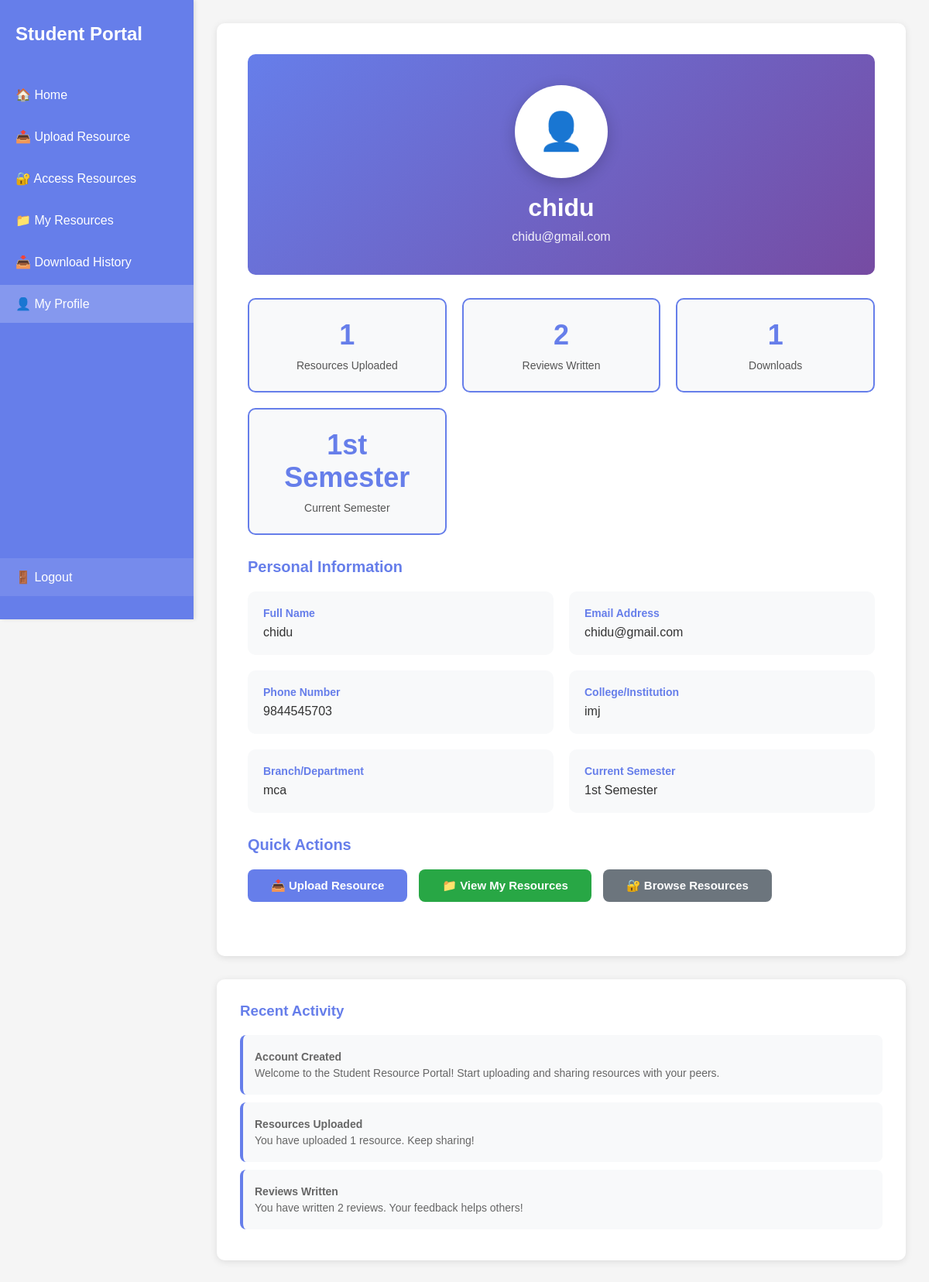
/my_profile (signed in), run on the app's committed database.
### tables this page shows
CREATE TABLE users (
            id INTEGER PRIMARY KEY AUTOINCREMENT,
            name TEXT NOT NULL,
            email TEXT UNIQUE NOT NULL,
            password TEXT NOT NULL,
            phone TEXT NOT NULL,
            college TEXT NOT NULL,
            branch TEXT NOT NULL,
            semester TEXT NOT NULL
        );

### app.py (the view)
@app.route('/my_profile')
def my_profile():
    if 'user' not in session:
        return redirect(url_for('login'))
    conn = get_db_connection()
    cursor = conn.cursor()
    cursor.execute('SELECT * FROM users WHERE email = ?', (session['user'],))
    user = cursor.fetchone()
    if not user:
        conn.close()
        return redirect(url_for('login'))
    cursor.execute('SELECT COUNT(*) as count FROM resources WHERE user_id = ?', (user['id'],))
    upload_count = cursor.fetchone()['count']
    cursor.execute('SELECT COUNT(*) as count FROM reviews WHERE user_id = ?', (user['id'],))
    review_count = cursor.fetchone()['count']
    cursor.execute('SELECT COUNT(*) as count FROM download_history WHERE user_id = ?', (user['id'],))
    download_count = cursor.fetchone()['count']
    conn.close()
    user_data = {
        'name': user['name'],
        'email': user['email'],
        'phone': user['phone'],
        'college': user['college'],
        'branch': user['branch'],
        'semester': user['semester'],
        'upload_count': upload_count,
        'review_count': review_count,
        'download_count': download_count
    }
    return render_template('my_profile.html', user=user_data)

### app.py (called while the page is built)
def get_db_connection():
    conn = sqlite3.connect('users.db')
    conn.row_factory = sqlite3.Row
    return conn

### templates/my_profile.html (shortened to what this page needs)
<!DOCTYPE html>
<html lang="en">
<head>
</head>
<body>
    <div class="sidebar">
        <div class="nav-brand">Student Portal</div>
        <ul class="nav-menu">
            <li><a href="/dashboard">🏠 Home</a></li>
            <li><a href="/upload_page">📤 Upload Resource</a></li>
            <li><a href="/access_resources">🔐 Access Resources</a></li>
            <li><a href="/my_resources">📁 My Resources</a></li>
            <li><a href="/download_history">📥 Download History</a></li>
            <li><a href="/my_profile" class="active">👤 My Profile</a></li>
            <li class="logout-item"><a href="/logout" class="logout-link">🚪 Logout</a></li>
        </ul>
    </div>
    <div class="main-content">
        <div class="content-box">
            <div class="profile-header">
                <div class="profile-avatar">👤</div>
                <div class="profile-name">{{ user.name }}</div>
                <div class="profile-email">{{ user.email }}</div>
            </div>
            <div class="stats-grid">
                <div class="stat-card">
                    <div class="stat-number">{{ user.upload_count }}</div>
                    <div class="stat-label">Resources Uploaded</div>
                </div>
                <div class="stat-card">
                    <div class="stat-number">{{ user.review_count }}</div>
                    <div class="stat-label">Reviews Written</div>
                </div>
                <div class="stat-card">
                    <div class="stat-number">{{ user.download_count }}</div>
                    <div class="stat-label">Downloads</div>
                </div>
                <div class="stat-card">
                    <div class="stat-number">{{ user.semester }}</div>
                    <div class="stat-label">Current Semester</div>
                </div>
            </div>
            <div class="info-section">
                <h3>Personal Information</h3>
                <div class="info-grid">
                    <div class="info-item">
                        <strong>Full Name</strong>
                        <span>{{ user.name }}</span>
                    </div>
                    <div class="info-item">
                        <strong>Email Address</strong>
                        <span>{{ user.email }}</span>
                    </div>
                    <div class="info-item">
                        <strong>Phone Number</strong>
                        <span>{{ user.phone }}</span>
                    </div>
                    <div class="info-item">
                        <strong>College/Institution</strong>
                        <span>{{ user.college }}</span>
                    </div>
                    <div class="info-item">
                        <strong>Branch/Department</strong>
                        <span>{{ user.branch }}</span>
                    </div>
                    <div class="info-item">
                        <strong>Current Semester</strong>
                        <span>{{ user.semester }}</span>
                    </div>
                </div>
            </div>
            <div class="info-section">
                <h3>Quick Actions</h3>
                <div class="action-buttons">
                    <a href="/upload_page" class="btn btn-primary">📤 Upload Resource</a>
                    <a href="/my_resources" class="btn btn-success">📁 View My Resources</a>
                    <a href="/access_resources" class="btn btn-secondary">🔐 Browse Resources</a>
                </div>
            </div>
        </div>
        <div class="activity-section">
            <h3>Recent Activity</h3>
            <div class="activity-item">
                <p><strong>Account Created</strong></p>
                <p>Welcome to the Student Resource Portal! Start uploading and sharing resources with your peers.</p>
            </div>
            {% if user.upload_count > 0 %}
            <div class="activity-item">
                <p><strong>Resources Uploaded</strong></p>
                <p>You have uploaded {{ user.upload_count }} resource{{ 's' if user.upload_count != 1 else '' }}. Keep sharing!</p>
            </div>
            {% endif %}
            {% if user.review_count > 0 %}
            <div class="activity-item">
                <p><strong>Reviews Written</strong></p>
                <p>You have written {{ user.review_count }} review{{ 's' if user.review_count != 1 else '' }}. Your feedback helps others!</p>
            </div>
            {% endif %}
        </div>
    </div>
</body>
</html>

### templates/my_profile.html (style rules this page uses)
* { margin: 0; padding: 0; box-sizing: border-box; }
body { font-family: Arial, sans-serif; background: #f5f5f5; min-height: 100vh; }
.sidebar { position: fixed; left: 0; top: 0; width: 250px; height: 100vh; background: #667eea; padding: 30px 0; box-shadow: 2px 0 5px rgba(0,0,0,0.1); display: flex; flex-direction: column; z-index: 100; }
.nav-brand { color: white; font-size: 24px; font-weight: bold; padding: 0 20px; margin-bottom: 40px; }
.nav-menu { list-style: none; display: flex; flex-direction: column; gap: 5px; flex: 1; }
.nav-menu li a { color: white; text-decoration: none; padding: 15px 20px; display: block; transition: background 0.3s; }
.nav-menu li a:hover, .nav-menu li a.active { background: rgba(255,255,255,0.2); }
.logout-item { margin-top: auto; }
.logout-link { background: rgba(255,255,255,0.1); }
.main-content { margin-left: 250px; padding: 30px; }
.content-box { background: white; padding: 40px; border-radius: 10px; box-shadow: 0 2px 10px rgba(0,0,0,0.1); margin-bottom: 30px; }
.profile-header { background: linear-gradient(135deg, #667eea 0%, #764ba2 100%); color: white; padding: 40px; border-radius: 10px; margin-bottom: 30px; text-align: center; }
.profile-avatar { width: 120px; height: 120px; background: white; border-radius: 50%; display: flex; align-items: center; justify-content: center; font-size: 48px; margin: 0 auto 20px; box-shadow: 0 5px 20px rgba(0,0,0,0.2); }
.profile-name { font-size: 32px; font-weight: bold; margin-bottom: 10px; }
.profile-email { opacity: 0.9; font-size: 16px; }
.stats-grid { display: grid; grid-template-columns: repeat(auto-fit, minmax(200px, 1fr)); gap: 20px; margin-bottom: 30px; }
.stat-card { background: #f8f9fa; padding: 25px; border-radius: 10px; text-align: center; border: 2px solid #667eea; transition: all 0.3s; }
.stat-number { font-size: 36px; font-weight: bold; color: #667eea; margin-bottom: 10px; }
.stat-label { color: #555; font-size: 14px; }
.info-section { margin-bottom: 30px; }
.info-section h3 { color: #667eea; margin-bottom: 20px; font-size: 20px; }
.info-grid { display: grid; grid-template-columns: 1fr 1fr; gap: 20px; }
.info-item { background: #f8f9fa; padding: 20px; border-radius: 10px; }
.info-item strong { display: block; color: #667eea; margin-bottom: 8px; font-size: 14px; }
.info-item span { color: #333; font-size: 16px; }
.action-buttons { display: flex; gap: 15px; flex-wrap: wrap; }
.btn { padding: 12px 30px; border: none; border-radius: 8px; font-size: 15px; font-weight: 600; cursor: pointer; text-decoration: none; display: inline-block; transition: all 0.3s; }
.btn-primary { background: #667eea; color: white; }
.btn-secondary { background: #6c757d; color: white; }
.btn-success { background: #28a745; color: white; }
.activity-section { background: white; padding: 30px; border-radius: 10px; box-shadow: 0 2px 10px rgba(0,0,0,0.1); }
.activity-section h3 { color: #667eea; margin-bottom: 20px; }
.activity-item { background: #f8f9fa; padding: 15px; border-radius: 8px; margin-bottom: 10px; border-left: 4px solid #667eea; }
.activity-item p { color: #666; font-size: 14px; margin: 5px 0; }

### data on the page
users: name "chidu", email "chidu@gmail.com", semester "1st Semester", phone "9844545703", college "imj", branch "mca"

### other printed values
{{ user.upload_count }} "1"
{{ user.review_count }} "2"
{{ user.download_count }} "1"
{{ 's' if user.review_count != 1 else '' }} "s"
